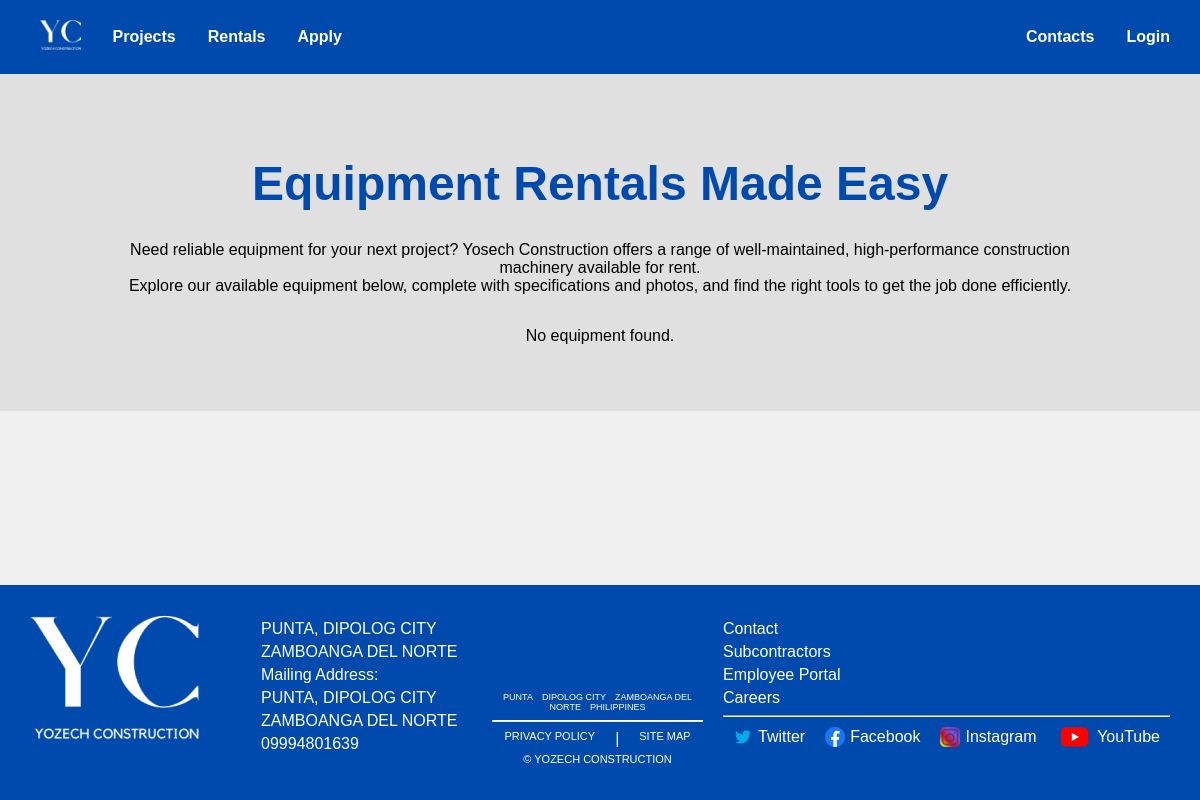
Page /rentals.php on the earlier database version.
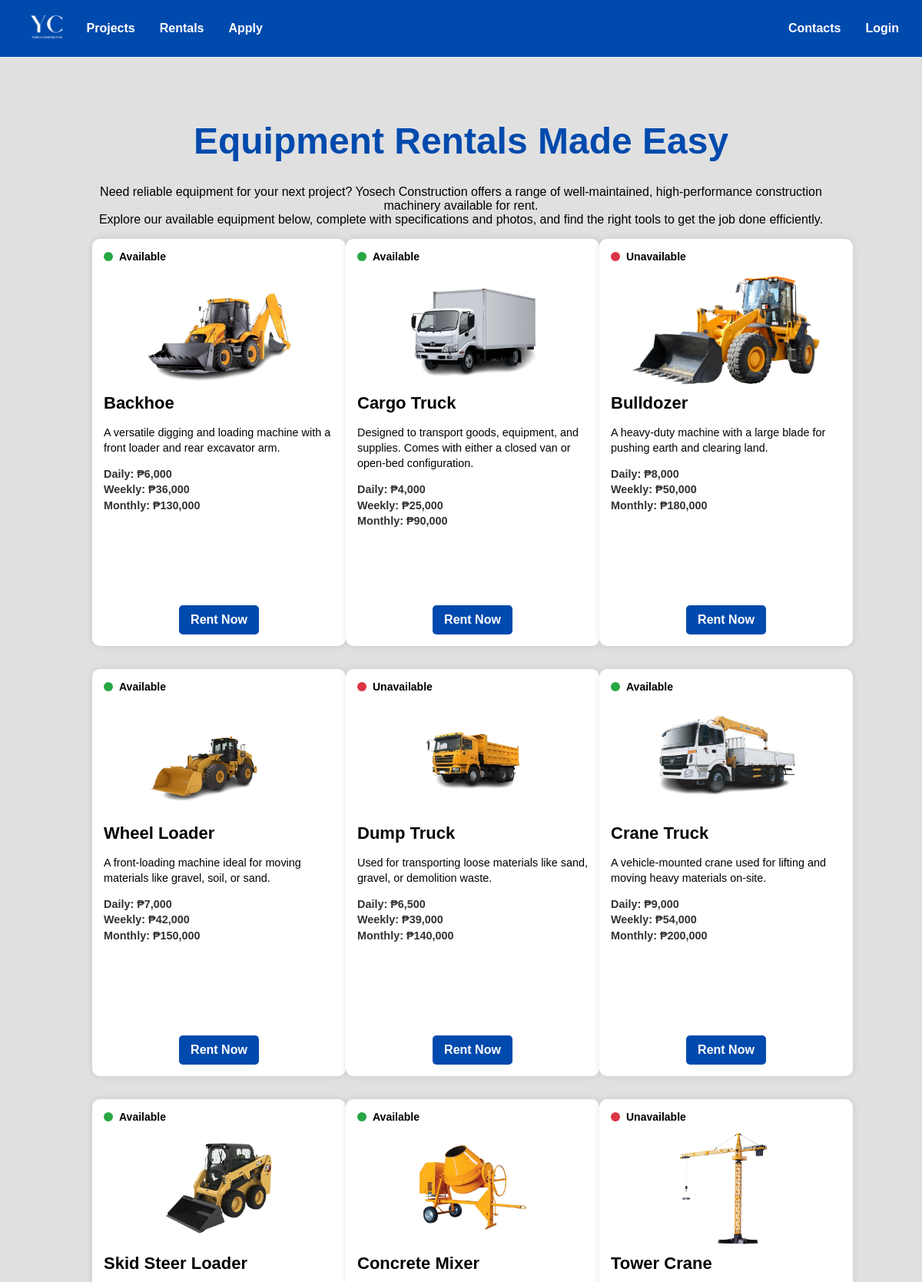
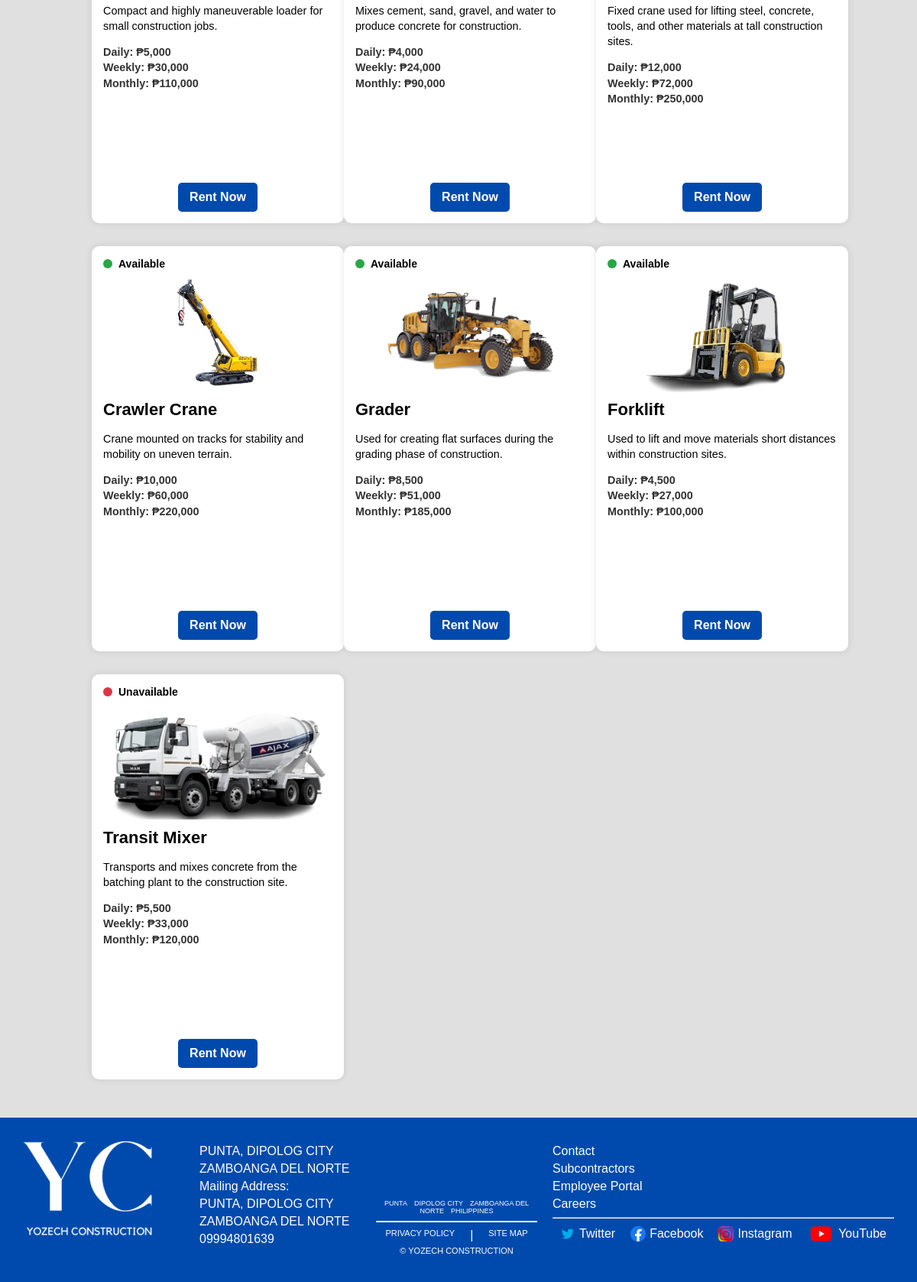
Same page on the later database version (2 pictures, top to bottom).
### tables this page shows
CREATE TABLE `equipment` (
  `EquipmentID` int(11) NOT NULL,
  `EquipmentName` varchar(100) DEFAULT NULL,
  `RentalStartDate` date DEFAULT NULL,
  `RentalEndDate` date DEFAULT NULL,
  `NeedsOperator` tinyint(1) DEFAULT 0,
  `Description` text DEFAULT NULL,
  `ImagePath` varchar(255) DEFAULT NULL,
  `DailyPrice` decimal(10,2) DEFAULT NULL,
  `WeeklyPrice` decimal(10,2) DEFAULT NULL,
  `MonthlyPrice` decimal(10,2) DEFAULT NULL,
  `Availability` enum('Available','Unavailable') DEFAULT 'Available'
);

### rentals.php (the view, shortened to what this page needs)
<?php
include 'database.php';
?>
<!DOCTYPE html>
<html lang="en">
<head>
  <link rel="stylesheet" href="style.css" />
</head>
<body>
  <?php include 'navbar.php'; ?>
  <main>
  <div class="rentals-main">
    <div class="rentals-content">
      <h1>Equipment Rentals Made Easy</h1>
      <p>Need reliable equipment for your next project? Yosech Construction offers a range of well-maintained, high-performance construction machinery available for rent.
        <br>Explore our available equipment below, complete with specifications and photos, and find the right tools to get the job done efficiently.
      </p>
      <div class="rentals-grid">
        <?php
        $query = "SELECT * FROM equipment";
        $result = $conn->query($query);
        if ($result->num_rows > 0):
          while ($row = $result->fetch_assoc()):
        ?>
            <div class="rental-card <?= strtolower($row['Availability']) ?>">
              <div class="status-label">
                <span class="dot <?= $row['Availability'] === 'Available' ? 'green' : 'red' ?>"></span>
                <?= $row['Availability'] ?>
              </div>
              <img src="<?= htmlspecialchars($row['ImagePath']) ?>" alt="<?= htmlspecialchars($row['EquipmentName']) ?>">
              <div class="card-body">
                <h2 class="title"><?= htmlspecialchars($row['EquipmentName']) ?></h2>
                <p><?= nl2br(htmlspecialchars($row['Description'])) ?></p>
                <p class="price">
                  Daily: ₱<?= number_format($row['DailyPrice']) ?><br>
                  Weekly: ₱<?= number_format($row['WeeklyPrice']) ?><br>
                  Monthly: ₱<?= number_format($row['MonthlyPrice']) ?>
                </p>
              </div>
              <div class="rent-button-wrapper">
                <a href="apply.php?equipment=<?= urlencode($row['EquipmentName']) ?>" class="rent-button">Rent Now</a>
              </div>
            </div>
        <?php
          endwhile;
        else:
          echo "<p>No equipment found.</p>";
        endif;
        ?>
      </div>
    </div>
  </div>
  </main>
  <?php include 'footer.php'; ?>
</body>
</html>

### navbar.php
<nav class="navbar">
    <div class="navbar-center">
        <a href="Index.php">
            <img src="logo.png" alt="Logo" class="logo-centered">
        </a>
        <div class="nav-links">
            <a href="Projects.php">Projects</a>
            <a href="rentals.php">Rentals</a>
            <a href="project.php">Apply</a>
        </div>
    </div>
    <div class="navbar-right">
        <div class="nav-links">
            <a href="Contact.php">Contacts</a>
            <a href="login.php">Login</a>
        </div>
    </div>
</nav>

### footer.php
<footer>
        <div class="footer-section">
            <img src="LOGO.png" alt="Logo" class="footer-logo">
        </div>
        <div class="footer-section">
            <p>PUNTA, DIPOLOG CITY</p>
            <p>ZAMBOANGA DEL NORTE</p>
            <p>Mailing Address:</p>
            <p>PUNTA, DIPOLOG CITY</p>
            <p>ZAMBOANGA DEL NORTE</p>
            <p>09994801639</p>
        </div>
        <div class="footer-section">
            <br>
            <br>
            <br><br>
            <p style="text-align: center; font-size: 9px;">PUNTA&emsp;DIPOLOG CITY&emsp;ZAMBOANGA DEL NORTE&emsp;PHILIPPINES</p>
            <hr style="border-top: 1px solid white;">
            <div style="display: flex; justify-content: center;">
                <a href="#" style="color: white; text-decoration: none; margin-right: 20px; font-size: 11px;">PRIVACY POLICY</a>
                <span style="color: white;">|</span>
                <a href="#" style="color: white; text-decoration: none; margin-left: 20px; font-size: 11px;">SITE MAP</a>
            </div>
            <p style="text-align: center; font-size: 11px;">© YOZECH CONSTRUCTION</p>
        </div>
        <div class="footer-section">
            <p>Contact</p>
            <p>Subcontractors</p>
            <p>Employee Portal</p>
            <p>Careers</p>
            <hr>
            <div class="social-icons">
                <a href="#"><img src="twitter.png" alt="Twitter">Twitter</a>
                <a href="#"><img src="facebook.png" alt="Facebook">Facebook</a>
                <a href="#"><img src="instagram.png" alt="Instagram">Instagram</a>
                <a href="#"><img src="youtube.png" alt="YouTube">YouTube</a>
            </div>
        </div>
    </footer>

### style.css (style rules this page uses)
body, html { margin: 0; padding: 0; height: 100%; font-family: Arial, sans-serif; background-color: #f0f0f0; display: flex; flex-direction: column; }
body { display: flex; }
.navbar { background-color: #004AAD; padding: 1.25rem 2rem; display: flex; align-items: center; }
.navbar-center { display: flex; align-items: center; gap: 2rem; flex-wrap: wrap; justify-content: center; }
.nav-links { display: flex; gap: 1.5rem; flex-wrap: wrap; text-decoration: none; }
.nav-links a { color: white; text-decoration: none; font-weight: bold; font-size: 1rem; }
main { flex: 1; }
footer { background-color: #004AAD; color: white; display: flex; justify-content: space-between; padding: 20px; margin-bottom: auto; }
.footer-section { flex: 1; padding: 10px; }
.footer-section p { margin: 5px 0; }
.social-icons { display: flex; justify-content: center; margin-top: 10px; }
.social-icons a { color: white; margin: 0 10px; text-decoration: none; display: flex; align-items: center; }
.social-icons a img { height: 20px; margin-right: 5px; }
.rentals-main { background-color: #e0e0e0; padding: 50px 0; }
.rentals-content { max-width: 80%; margin: auto; text-align: center; }
.rentals-content h1 { font-size: 48px; margin-bottom: 30px; color: #004AAD; }
.rentals-grid { display: grid; grid-template-columns: repeat(auto-fit, minmax(300px, 1fr)); gap: 30px; justify-content: center; }
.rental-card { width: 300px; min-height: 500px; max-height: 550px; display: flex; flex-direction: column; justify-content: space-between; border-radius: 10px; overflow: hidden; padding: 15px; box-shadow: 0 0 10px rgba(0, 0, 0, 0.1); background-color: white; }
.rental-card img { width: 100%; height: 150px; object-fit: contain; margin-bottom: 10px; }
.card-body { flex: 1; overflow: hidden; }
.card-body p { font-size: 0.9rem; line-height: 1.4; }
.price { margin-top: auto; font-weight: bold; }
.rent-button-wrapper { margin-top: 10px; text-align: center; }
.status-label { font-size: 14px; font-weight: bold; display: flex; align-items: center; margin-bottom: 10px; }
.dot { width: 12px; height: 12px; border-radius: 50%; display: inline-block; margin-right: 8px; }
.green { background-color: #28a745; }
.red { background-color: #dc3545; }
.card-body { text-align: left; }
.title { margin: 0 0 10px; font-size: 22px; font-weight: bold; }
.price { margin-top: 10px; font-weight: bold; color: #333; }
.rent-button { margin-top: 10px; background-color: #004AAD; color: white; padding: 10px 15px; text-decoration: none; border-radius: 5px; display: inline-block; font-weight: bold; }
.navbar { background-color: #004AAD; padding: 1.25rem 0; display: flex; justify-content: flex-start; align-items: center; padding-left: 40px; }
.navbar-center { display: flex; align-items: center; gap: 2rem; flex-wrap: wrap; justify-content: flex-start; }
.logo-centered { height: 30px; }
.nav-links { display: flex; gap: 2.0rem; flex-wrap: wrap; }
footer { background-color: #004AAD; color: white; display: flex; justify-content: space-between; padding: 20px; }
.rent-button-wrapper { display: flex; justify-content: center; margin-top: 10px; }
.navbar-right { margin-left: auto; display: flex; align-items: center; margin-right: 30px; }

Differences in the rows shown:
added equipment: Availability "Available", ImagePath (picture), EquipmentName "Backhoe", Description "A versatile digging and loading machine with a front loader and rear excavator arm.", DailyPrice "6,000", WeeklyPrice "36,000", MonthlyPrice "130,000"
added equipment: Availability "Available", ImagePath (picture), EquipmentName "Cargo Truck", Description "Designed to transport goods, equipment, and supplies. Comes with either a closed van or open-bed configuration.", DailyPrice "4,000", WeeklyPrice "25,000", MonthlyPrice "90,000"
added equipment: Availability "Unavailable", ImagePath (picture), EquipmentName "Bulldozer", Description "A heavy-duty machine with a large blade for pushing earth and clearing land.", DailyPrice "8,000", WeeklyPrice "50,000", MonthlyPrice "180,000"
added equipment: Availability "Available", ImagePath (picture), EquipmentName "Wheel Loader", Description "A front-loading machine ideal for moving materials like gravel, soil, or sand.", DailyPrice "7,000", WeeklyPrice "42,000", MonthlyPrice "150,000"
added equipment: Availability "Unavailable", ImagePath (picture), EquipmentName "Dump Truck", Description "Used for transporting loose materials like sand, gravel, or demolition waste.", DailyPrice "6,500", WeeklyPrice "39,000", MonthlyPrice "140,000"
added equipment: Availability "Available", ImagePath (picture), EquipmentName "Crane Truck", Description "A vehicle-mounted crane used for lifting and moving heavy materials on-site.", DailyPrice "9,000", WeeklyPrice "54,000", MonthlyPrice "200,000"
added equipment: Availability "Available", ImagePath (picture), EquipmentName "Skid Steer Loader", Description "Compact and highly maneuverable loader for small construction jobs.", DailyPrice "5,000", WeeklyPrice "30,000", MonthlyPrice "110,000"
added equipment: Availability "Available", ImagePath (picture), EquipmentName "Concrete Mixer", Description "Mixes cement, sand, gravel, and water to produce concrete for construction.", DailyPrice "4,000", WeeklyPrice "24,000", MonthlyPrice "90,000"
added equipment: Availability "Unavailable", ImagePath (picture), EquipmentName "Tower Crane", Description "Fixed crane used for lifting steel, concrete, tools, and other materials at tall construction sites.", DailyPrice "12,000", WeeklyPrice "72,000", MonthlyPrice "250,000"
added equipment: Availability "Available", ImagePath (picture), EquipmentName "Crawler Crane", Description "Crane mounted on tracks for stability and mobility on uneven terrain.", DailyPrice "10,000", WeeklyPrice "60,000", MonthlyPrice "220,000"
added equipment: Availability "Available", ImagePath (picture), EquipmentName "Grader", Description "Used for creating flat surfaces during the grading phase of construction.", DailyPrice "8,500", WeeklyPrice "51,000", MonthlyPrice "185,000"
added equipment: Availability "Available", ImagePath (picture), EquipmentName "Forklift", Description "Used to lift and move materials short distances within construction sites.", DailyPrice "4,500", WeeklyPrice "27,000", MonthlyPrice "100,000"
added equipment: Availability "Unavailable", ImagePath (picture), EquipmentName "Transit Mixer", Description "Transports and mixes concrete from the batching plant to the construction site.", DailyPrice "5,500", WeeklyPrice "33,000", MonthlyPrice "120,000"
Other differences:
text no longer shown: "No equipment found."
